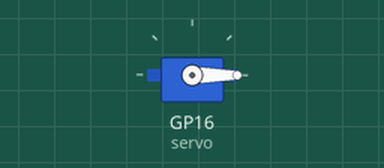
Bench run of a program on a simulated Raspberry Pi Pico running MicroPython. On the bench: servo. Servo angles are drawn from the pulse width (0.5 ms = 0°, 2.5 ms = 180°). At 9.0 s the program stops and its outputs stay as they are.

Above: at 0.1 s.
At 3.1 s:
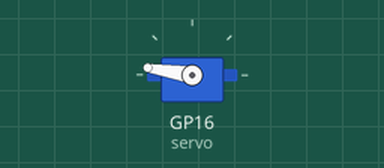
At 6.1 s:
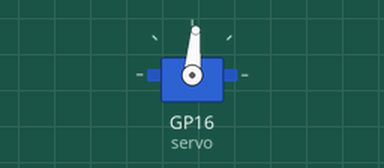
Timing chart, 0 to 7.6 s (numbered marks = the images above):
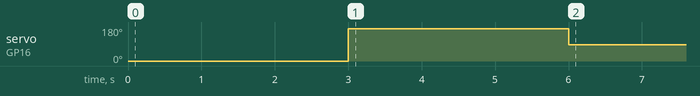

The program:

pwm_servo.py
```python
from machine import *
from utime import *

servo = PWM(Pin(16))
servo.freq(50)

# 0度
servo.duty_u16(int(65535 * 0.025))
sleep(3)
# 180度
servo.duty_u16(int(65535 * 0.12))
sleep(3)
# 90度
servo.duty_u16(int(65535 * 0.0725))
sleep(3)

servo.deinit()
```

Measured:
- by itself, servo on GP16 (servo): 0° → 171° at 3.0 s, → 85° 3.0 s later
